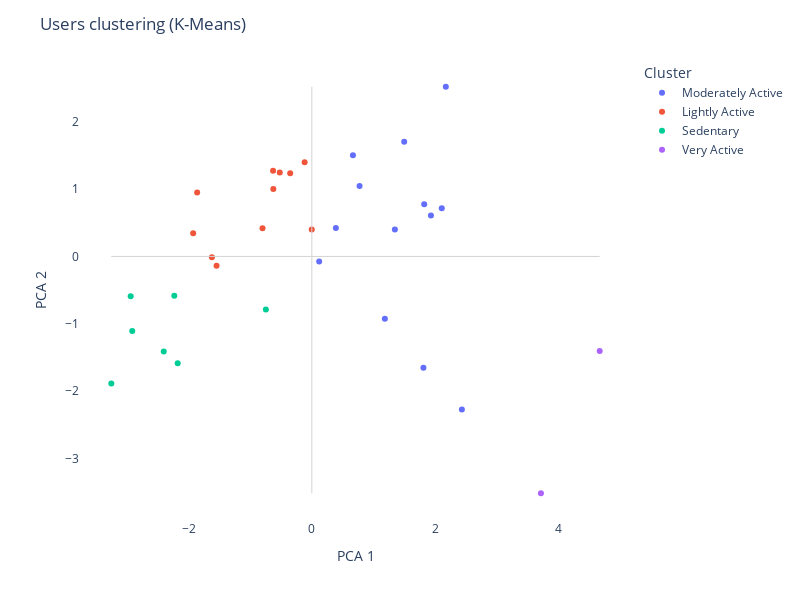

Here is the notebook cell this chart was saved with:
### Markdown cell above
Let's see clusters:

### Code cell
from sklearn.decomposition import PCA

pca = PCA(n_components=2)
X_pca = pca.fit_transform(X_scaled)

# Creating a dictionary for the legend
cluster_labels = {
    0: "Sedentary",
    1: "Moderately Active",
    2: "Lightly Active",
    3: "Very Active"
}
user_features['ActivityLevel'] = user_features['Cluster'].map(cluster_labels)

fig = px.scatter(
    x=X_pca[:,0],
    y=X_pca[:,1],
    color=user_features['ActivityLevel'],
    hover_name=user_features['Id'].astype(str),
    labels={'x':'PCA 1', 'y':'PCA 2', 'color':'Cluster'},
    width=800,
    height=600,
)

#visualization settings
fig.update_layout(
    title="Users clustering (K-Means)",
    plot_bgcolor='white',
    xaxis=dict(
        showgrid=False,
    ),
    yaxis=dict(
        showgrid=False,
    ),
    shapes=[
        dict(
            type="line",
            x0=0,
            x1=0,
            y0=min(X_pca[:,1]),
            y1=max(X_pca[:,1]),
            line=dict(color="lightgrey", width=1)
        ),
        dict(
            type="line",
            x0=min(X_pca[:,0]),
            x1=max(X_pca[:,0]),
            y0=0,
            y1=0,
            line=dict(color="lightgrey", width=1)
        )
    ]
)

fig.show()

### Figure 1 — Plotly figure (JSON) as saved in the notebook; plotly's stock layout.template omitted (floating-point values rounded to 4 significant figures)
{"data": [{"hovertemplate": "<b>%{hovertext}</b><br><br>Cluster=Moderately Active<br>PCA 1=%{x}<br>PCA 2=%{y}<extra></extra>", "hovertext": ["1503960366", "1644430081", "2022484408", "2347167796", "3977333714", "4388161847", "4702921684", "5577150313", "6962181067", "7007744171", "7086361926", "8378563200", "8583815059"], "legendgroup": "Moderately Active", "marker": {"color": "#636efa", "symbol": "circle"}, "mode": "markers", "name": "Moderately Active", "orientation": "v", "showlegend": true, "type": "scatter", "x": [1.347, 0.3902, 1.932, 0.6672, 2.174, 2.108, 1.499, 2.434, 0.7744, 1.823, 1.185, 1.81, 0.1194], "xaxis": "x", "y": [0.4009, 0.4205, 0.6081, 1.503, 2.521, 0.7167, 1.705, -2.275, 1.045, 0.7734, -0.9273, -1.653, -0.07693], "yaxis": "y"}, {"hovertemplate": "<b>%{hovertext}</b><br><br>Cluster=Lightly Active<br>PCA 1=%{x}<br>PCA 2=%{y}<extra></extra>", "hovertext": ["1624580081", "2026352035", "2320127002", "2873212765", "3372868164", "4319703577", "4445114986", "4558609924", "5553957443", "6117666160", "6290855005"], "legendgroup": "Lightly Active", "marker": {"color": "#EF553B", "symbol": "circle"}, "mode": "markers", "name": "Lightly Active", "orientation": "v", "showlegend": true, "type": "scatter", "x": [-1.621, -1.86, -1.925, -0.3509, -0.6285, -0.6243, -1.545, -0.1166, -0.0008939, -0.5204, -0.7998], "xaxis": "x", "y": [-0.01287, 0.9504, 0.3459, 1.236, 1.273, 1.003, -0.1397, 1.398, 0.4007, 1.245, 0.4198], "yaxis": "y"}, {"hovertemplate": "<b>%{hovertext}</b><br><br>Cluster=Sedentary<br>PCA 1=%{x}<br>PCA 2=%{y}<extra></extra>", "hovertext": ["1844505072", "1927972279", "4020332650", "4057192912", "6775888955", "8253242879", "8792009665"], "legendgroup": "Sedentary", "marker": {"color": "#00cc96", "symbol": "circle"}, "mode": "markers", "name": "Sedentary", "orientation": "v", "showlegend": true, "type": "scatter", "x": [-2.939, -3.253, -2.402, -2.231, -2.176, -0.7452, -2.913], "xaxis": "x", "y": [-0.5906, -1.889, -1.411, -0.5824, -1.589, -0.7878, -1.108], "yaxis": "y"}, {"hovertemplate": "<b>%{hovertext}</b><br><br>Cluster=Very Active<br>PCA 1=%{x}<br>PCA 2=%{y}<extra></extra>", "hovertext": ["8053475328", "8877689391"], "legendgroup": "Very Active", "marker": {"color": "#ab63fa", "symbol": "circle"}, "mode": "markers", "name": "Very Active", "orientation": "v", "showlegend": true, "type": "scatter", "x": [3.717, 4.67], "xaxis": "x", "y": [-3.518, -1.406], "yaxis": "y"}], "layout": {"height": 600, "legend": {"title": {"text": "Cluster"}, "tracegroupgap": 0}, "margin": {"t": 60}, "plot_bgcolor": "white", "shapes": [{"line": {"color": "lightgrey", "width": 1}, "type": "line", "x0": 0, "x1": 0, "y0": -3.518, "y1": 2.521}, {"line": {"color": "lightgrey", "width": 1}, "type": "line", "x0": -3.253, "x1": 4.67, "y0": 0, "y1": 0}], "title": {"text": "Users clustering (K-Means)"}, "width": 800, "xaxis": {"anchor": "y", "domain": [0, 1], "showgrid": false, "title": {"text": "PCA 1"}}, "yaxis": {"anchor": "x", "domain": [0, 1], "showgrid": false, "title": {"text": "PCA 2"}}}}
